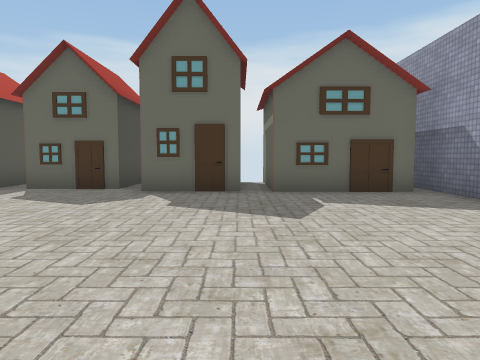
[1] (above)

16 first-person views from a walk through a 3-D level made in the Unity game engine. The camera is 1.5 m above the floor, tilts 4° down and sees 70° across. The floor is counted in squares, 2 m on a side. Each view is taken from the middle of a square. On the plan, view 1 faces up. The plan holds only what a view shows up to about 11 squares ahead; the rest is blank. The player is left out. Some surface patterns are stand-ins.

[2]
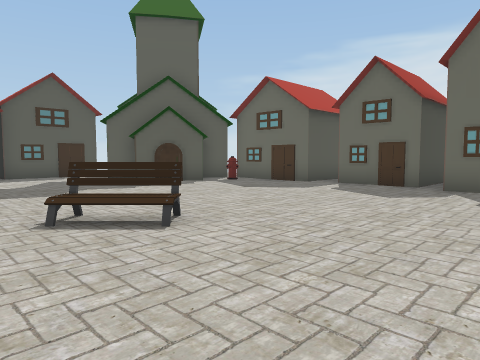

[3]
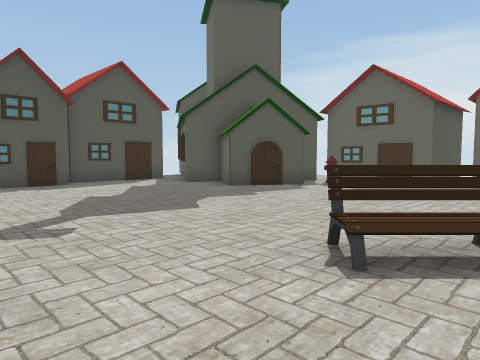

[4]
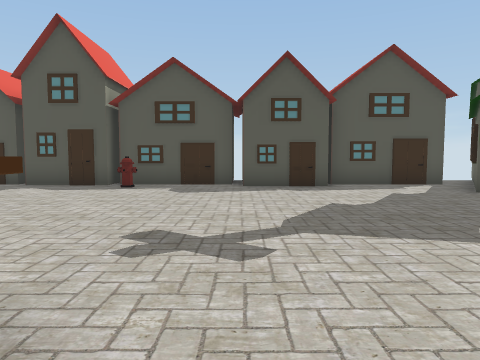

[5]
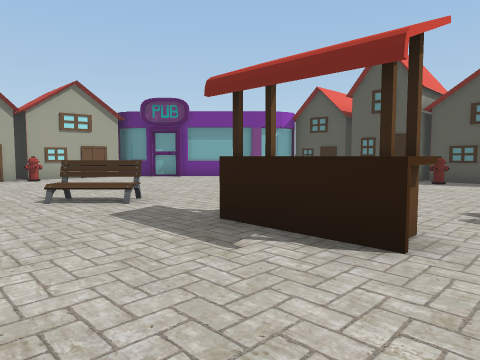

[6]
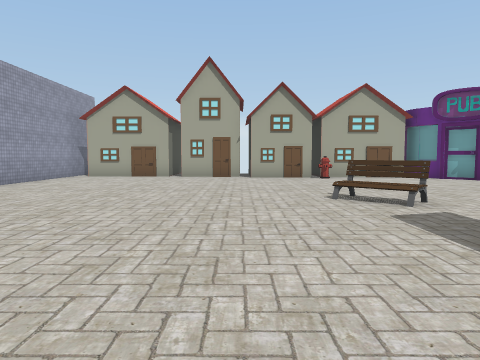

[7]
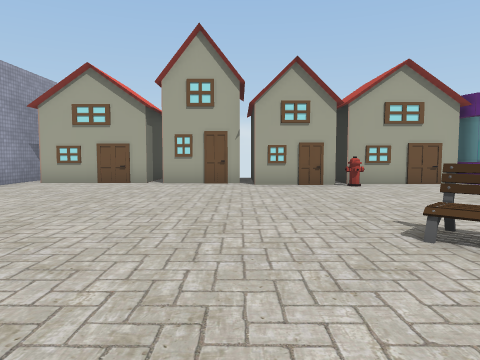

[8]
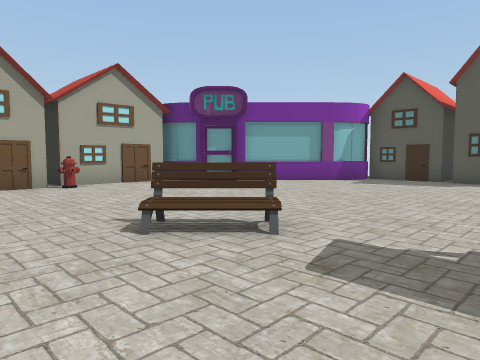

[9]
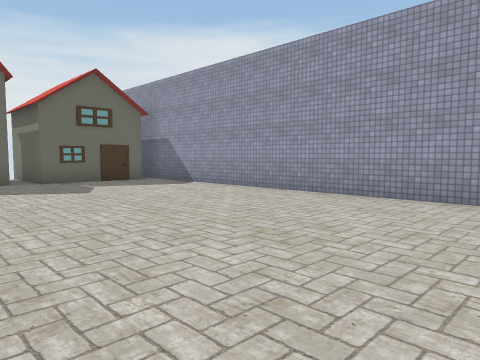

[10]
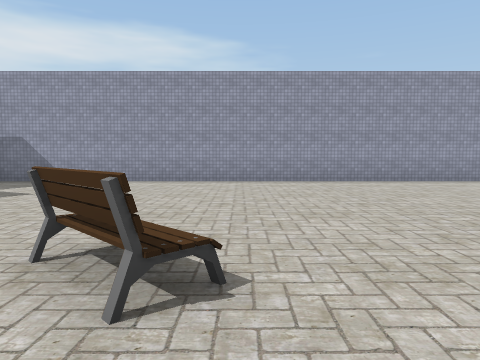

[11]
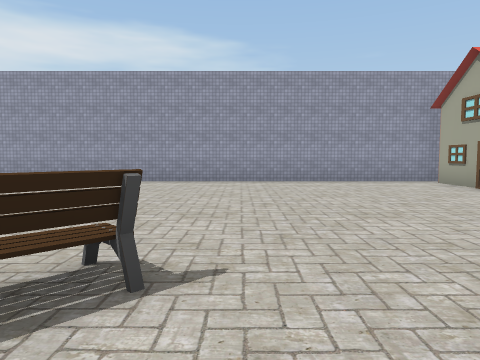

[12]
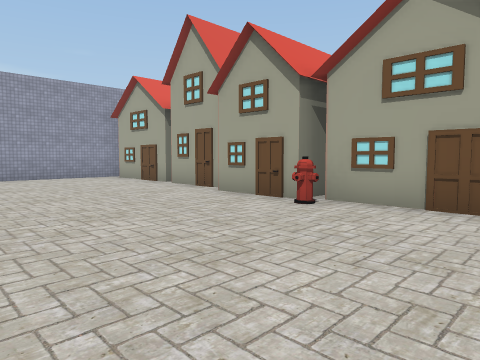

[13]
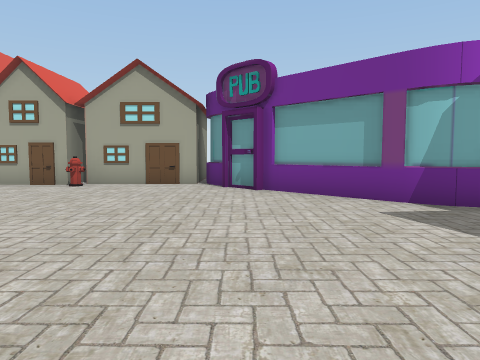

[14]
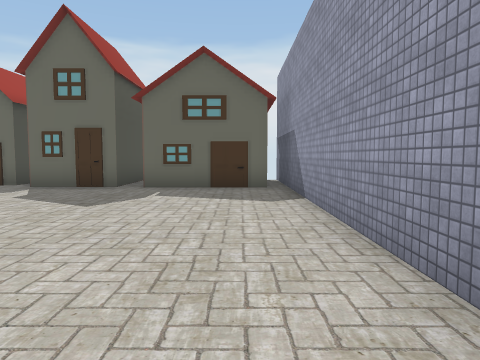

[15]
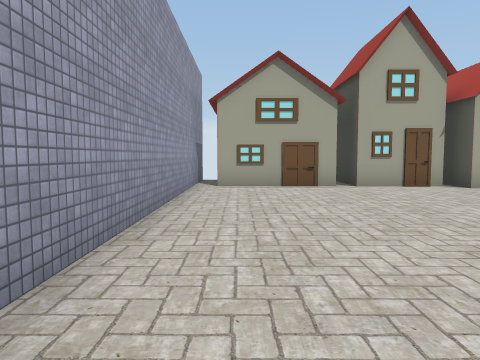

[16]
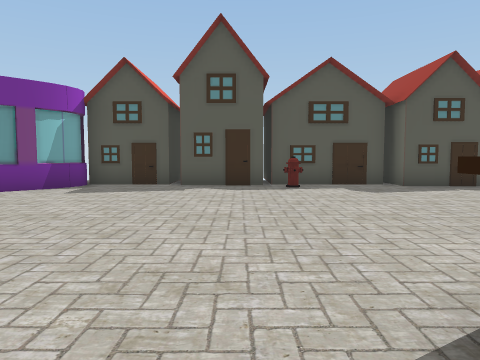

### Floor plan
Key: @ floor where view 1 was taken; # wall or solid block; x gap in a wall; . floor; ^ raised ledge; H hydrant; O other object.
Columns run from 13 left of view 1 to 5 right of it. Each row starts with its distance up from view 1.
 11          OO
 10     OOOO OO      x
  9        #  #  ##  .#
  8     ####.######  .#
  7     #H............#
  6     #.............#
  5 #####.............#
  4 #.#.#.............#
  3 #.................#
  2 #.................#
  1 #........O........#
  0 #............@....#
 -1 #.................#
 -2 #.......^.........#
 -3 #.......^.........#
 -4 #H......^.........#
 -5 #.................#
 -6 #.......O.........#
 -7 #.......OO........#
 -8 #.................#
 -9 #.................#
-10 ###...............#
-11   ##..............#
-12    ##.............#
-13     #...HO#.......#
-14     ##  #########.#
-15            ####  .#
-16                  x

Positions as (right, up) in squares from view 1, and headings:
1: (0, 0), facing up
2: (0, -1), facing up-left
3: (-3, -2), facing up-left
4: (-4, -1), facing left
5: (-2, -1), facing down-left
6: (-2, -1), facing down
7: (-2, -4), facing down
8: (-2, -4), facing down-left
9: (-2, -3), facing up-right
10: (-6, 0), facing right
11: (-6, -8), facing right
12: (-8, -8), facing down-right
13: (-9, -4), facing down
14: (3, -1), facing up
15: (3, -5), facing down
16: (-4, -5), facing left
